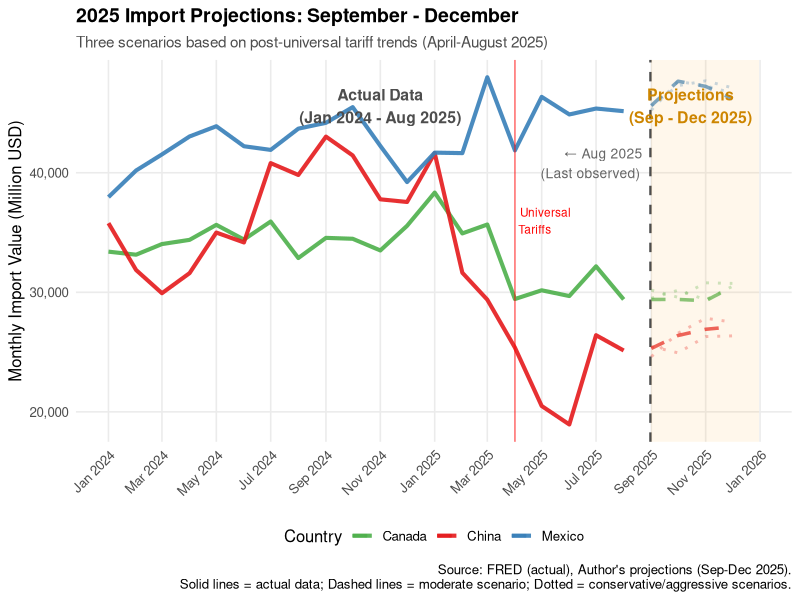

Generate this figure with R:
# ============================================================================
# FIGURE 13: 2025 PROJECTIONS VISUALIZATION
# ============================================================================

library(tidyverse)
library(lubridate)
library(scales)

cat("=== CREATING FIGURE 13: 2025 PROJECTIONS ===\n\n")

# Load actual data
did_data <- read_csv("data/processed/did_analysis_data.csv") %>%
  mutate(date = ymd(date))

# Load projections
projections <- read_csv("outputs/tables/projections_2025.csv") %>%
  mutate(date = ymd(date))

# Prepare actual data (2024 onwards for cleaner visualization)
actual_recent <- did_data %>%
  filter(date >= "2024-01-01") %>%
  mutate(
    scenario = "Actual",
    projection = FALSE
  )

# Color palette
country_colors <- c(
  "China" = "#e41a1c",
  "Mexico" = "#377eb8",
  "Canada" = "#4daf4a",
  "Brazil" = "#984ea3"
)

# Create the projection figure
p13 <- ggplot() +
  # Actual data - solid lines
  geom_line(data = actual_recent,
            aes(x = date, y = imports, color = country),
            size = 1.4, alpha = 0.9) +
  
  # Mark where projections begin
  geom_vline(xintercept = as.Date("2025-08-31"),
             linetype = "dashed", color = "gray30", size = 0.8) +
  
  # Conservative scenario - faint dotted
  geom_line(data = projections %>% filter(scenario == "Conservative"),
            aes(x = date, y = imports, color = country),
            size = 1, alpha = 0.3, linetype = "dotted") +
  
  # Moderate scenario - main projection (dashed)
  geom_line(data = projections %>% filter(scenario == "Moderate"),
            aes(x = date, y = imports, color = country),
            size = 1.2, alpha = 0.7, linetype = "dashed") +
  
  # Aggressive scenario - faint dotted
  geom_line(data = projections %>% filter(scenario == "Aggressive"),
            aes(x = date, y = imports, color = country),
            size = 1, alpha = 0.3, linetype = "dotted") +
  
  # Shading for projection period
  annotate("rect", xmin = as.Date("2025-09-01"), xmax = as.Date("2025-12-31"),
           ymin = -Inf, ymax = Inf, alpha = 0.08, fill = "orange") +
  
  # Labels
  annotate("text", x = as.Date("2024-11-01"), y = max(actual_recent$imports) * 0.95,
           label = "Actual Data\n(Jan 2024 - Aug 2025)", 
           size = 4, fontface = "bold", color = "gray30") +
  
  annotate("text", x = as.Date("2025-10-15"), y = max(actual_recent$imports) * 0.95,
           label = "Projections\n(Sep - Dec 2025)", 
           size = 4, fontface = "bold", color = "orange3") +
  
  annotate("text", x = as.Date("2025-08-31"), y = max(actual_recent$imports) * 0.85,
           label = "← Aug 2025\n(Last observed)", 
           hjust = 1.1, size = 3.5, color = "gray40") +
  
  # Mark April 2025 universal tariffs
  geom_vline(xintercept = as.Date("2025-04-01"),
             linetype = "solid", color = "red", size = 0.6, alpha = 0.5) +
  annotate("text", x = as.Date("2025-04-01"), y = max(actual_recent$imports) * 0.75,
           label = "Universal\nTariffs", hjust = -0.1, size = 3, color = "red") +
  
  labs(
    title = "2025 Import Projections: September - December",
    subtitle = "Three scenarios based on post-universal tariff trends (April-August 2025)",
    x = NULL,
    y = "Monthly Import Value (Million USD)",
    color = "Country",
    caption = "Source: FRED (actual), Author's projections (Sep-Dec 2025).\nSolid lines = actual data; Dashed lines = moderate scenario; Dotted = conservative/aggressive scenarios."
  ) +
  scale_color_manual(values = country_colors) +
  scale_y_continuous(labels = comma) +
  scale_x_date(date_breaks = "2 months", date_labels = "%b %Y") +
  theme_minimal(base_size = 12) +
  theme(
    plot.title = element_text(face = "bold", size = 14),
    plot.subtitle = element_text(size = 11, color = "gray30"),
    legend.position = "bottom",
    panel.grid.minor = element_blank(),
    axis.text.x = element_text(angle = 45, hjust = 1)
  )

# Save figure
ggsave("outputs/figures/fig13_2025_projections.png", p13,
       width = 13, height = 8, dpi = 300)

cat("✓ Saved: outputs/figures/fig13_2025_projections.png\n")

# Create projection summary table for report
projection_summary <- projections %>%
  group_by(country, scenario) %>%
  summarise(
    avg_sep_dec = mean(imports, na.rm = TRUE),
    .groups = 'drop'
  ) %>%
  pivot_wider(names_from = scenario, values_from = avg_sep_dec)

# Add August 2025 actual for comparison
aug_2025 <- did_data %>%
  filter(date == "2025-08-01") %>%
  select(country, Aug_2025_Actual = imports)

projection_summary <- projection_summary %>%
  left_join(aug_2025, by = "country") %>%
  select(country, Aug_2025_Actual, Conservative, Moderate, Aggressive)

print(projection_summary)

write_csv(projection_summary, "outputs/tables/projection_summary_for_report.csv")
cat("✓ Saved: outputs/tables/projection_summary_for_report.csv\n")

cat("\n=== FIGURE 13 COMPLETE ===\n")
